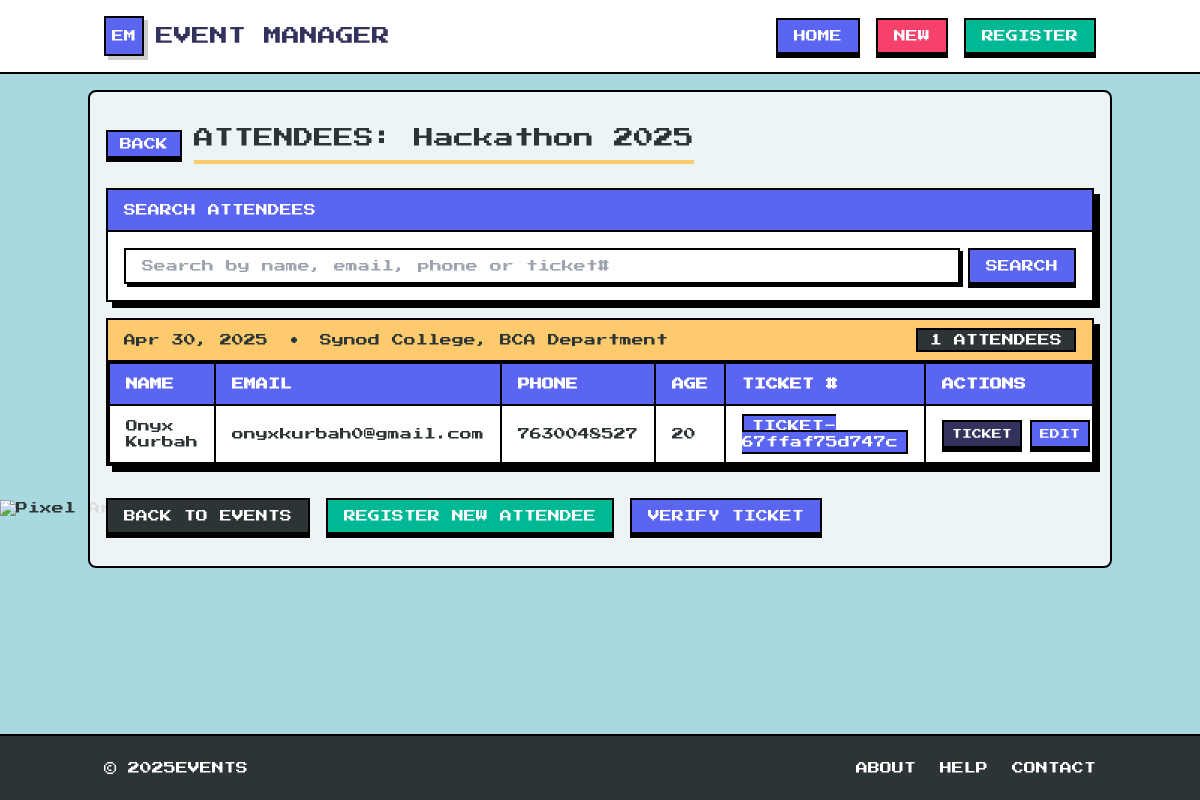
/view_attendees.php?event_id=17, run on the app's committed database.
### tables this page shows
CREATE TABLE `events` (
  `event_id` int(11) NOT NULL,
  `event_name` varchar(255) NOT NULL,
  `event_description` text DEFAULT NULL,
  `event_date` datetime NOT NULL,
  `event_location` varchar(255) NOT NULL,
  `ticket_price` decimal(10,2) NOT NULL,
  `created_at` timestamp NOT NULL DEFAULT current_timestamp()
);

CREATE TABLE `attendees` (
  `attendee_id` int(11) NOT NULL,
  `event_id` int(11) NOT NULL,
  `full_name` varchar(255) NOT NULL,
  `email` varchar(255) NOT NULL,
  `phone` varchar(20) DEFAULT NULL,
  `age` int(11) DEFAULT NULL,
  `ticket_number` varchar(50) NOT NULL,
  `qr_code_url` varchar(255) DEFAULT NULL,
  `registered_at` timestamp NOT NULL DEFAULT current_timestamp()
);

### view_attendees.php (the view, shortened to what this page needs)
<?php
include 'includes/header.php';
include 'db.php';
$event_id = $_GET['event_id'];
$event = $conn->query("SELECT * FROM events WHERE event_id = $event_id")->fetch(PDO::FETCH_ASSOC);
$search = isset($_GET['search']) ? $_GET['search'] : '';
if (!empty($search)) {
    $attendees = $conn->query("SELECT * FROM attendees WHERE event_id = $event_id AND
                              (full_name LIKE '%$search%' OR
                               email LIKE '%$search%' OR
                               phone LIKE '%$search%' OR
                               ticket_number LIKE '%$search%')")->fetchAll(PDO::FETCH_ASSOC);
} else {
    $attendees = $conn->query("SELECT * FROM attendees WHERE event_id = $event_id")->fetchAll(PDO::FETCH_ASSOC);
}
?>
<div class="mb-6 flex items-center">
    <a href="index.php" class="mr-3 pixel-button bg-primary text-white px-3 py-1 border-2 border-black">
        BACK
    </a>
    <h2 class="text-xl text-dark border-b-4 border-warning pb-2">ATTENDEES: <?= $event['event_name'] ?></h2>
</div>
<div class="pixel-card animate-pixel mb-4">
    <div class="bg-primary border-b-2 border-black px-4 py-3">
        <h3 class="text-white">SEARCH ATTENDEES</h3>
    </div>
    <div class="p-4">
        <form method="GET" action="">
            <div class="flex">
                <input type="text" name="search" placeholder="Search by name, email, phone or ticket#"
                       class="w-full px-4 py-2 pixel-input" value="<?= htmlspecialchars($search) ?>">
                <button type="submit" class="ml-2 pixel-button bg-primary text-white px-4 py-2 border-2 border-black">
                    SEARCH
                </button>
            </div>
        </form>
    </div>
</div>
<div class="pixel-card animate-pixel mb-8">
    <div class="bg-warning border-b-2 border-black px-4 py-3">
        <div class="flex flex-wrap items-center justify-between">
            <div>
                <span class="text-dark"><?= date('M j, Y', strtotime($event['event_date'])) ?></span>
                <span class="mx-2">•</span>
                <span class="text-dark"><?= $event['event_location'] ?></span>
            </div>
            <div class="mt-2 sm:mt-0">
                <span class="bg-dark text-white px-3 py-1 border-2 border-black">
                    <?= count($attendees) ?> ATTENDEES
                </span>
            </div>
        </div>
    </div>
    <div class="overflow-x-auto">
        <table class="w-full pixel-table">
            <thead>
                <tr>
                    <th class="px-4 py-3 text-left">NAME</th>
                    <th class="px-4 py-3 text-left">EMAIL</th>
                    <th class="px-4 py-3 text-left">PHONE</th>
                    <th class="px-4 py-3 text-left">AGE</th>
                    <th class="px-4 py-3 text-left">TICKET #</th>
                    <th class="px-4 py-3 text-left">ACTIONS</th>
                </tr>
            </thead>
            <tbody>
                <?php if (count($attendees) > 0): ?>
                    <?php foreach ($attendees as $attendee): ?>
                        <tr>
                            <td class="px-4 py-3"><?= $attendee['full_name'] ?></td>
                            <td class="px-4 py-3"><?= $attendee['email'] ?></td>
                            <td class="px-4 py-3"><?= $attendee['phone'] ?></td>
                            <td class="px-4 py-3"><?= isset($attendee['age']) ? $attendee['age'] : 'N/A' ?></td>
                            <td class="px-4 py-3">
                                <span class="bg-primary text-white px-2 py-1 border-2 border-black"><?= $attendee['ticket_number'] ?></span>
                            </td>
                            <td class="px-4 py-3">
                                <div class="flex space-x-2">
                                    <a href="view_ticket.php?attendee_id=<?= $attendee['attendee_id'] ?>"
                                       class="pixel-button bg-secondary text-white px-2 py-1 border-2 border-black text-[10px]">
                                        TICKET
                                    </a>
                                    <a href="edit_attendee.php?attendee_id=<?= $attendee['attendee_id'] ?>"
                                       class="pixel-button bg-primary text-white px-2 py-1 border-2 border-black text-[10px]">
                                        EDIT
                                    </a>
                                </div>
                            </td>
                        </tr>
                    <?php endforeach; ?>
                <?php else: ?>
                    <tr>
                        <td colspan="6" class="px-4 py-3 text-center">NO ATTENDEES REGISTERED YET.</td>
                    </tr>
                <?php endif; ?>
            </tbody>
        </table>
    </div>
</div>
<div class="flex space-x-4">
    <a href="index.php" class="pixel-button bg-dark text-white px-4 py-2 border-2 border-black">
        BACK TO EVENTS
    </a>
    <a href="register_attendee.php?event_id=<?= $event_id ?>" class="pixel-button bg-success text-white px-4 py-2 border-2 border-black">
        REGISTER NEW ATTENDEE
    </a>
    <a href="verify_ticket.php" class="pixel-button bg-primary text-white px-4 py-2 border-2 border-black">
        VERIFY TICKET
    </a>
</div>
<?php include 'includes/footer.php'; ?>

### includes/header.php (style rules this page uses)
* { image-rendering: pixelated; }
body { background-color: #a8d8e0; position: relative; }
.pixel-button { position: relative; display: inline-block; box-shadow: 0 4px 0 0 #000; transition: all 0.1s ease; image-rendering: pixelated; }
.pixel-input { border: 2px solid #000; box-shadow: 3px 3px 0 0 #000; background-color: #fff; transition: all 0.1s ease; }
.pixel-card { border: 2px solid #000; box-shadow: 6px 6px 0 0 #000; background-color: rgba(255, 255, 255, 0.95); }
.pixel-table th, .pixel-table td { border: 2px solid #000; }
.pixel-table th { background-color: #5a65f1; color: #fff; }
.pixel-table tr:nth-child(odd) { background-color: rgba(255, 255, 255, 0.95); }
.animate-pixel { animation: pixelFadeIn 0.3s steps(5) forwards; }

### data on the page
events: event_name "Hackathon 2025", event_date "Apr 30, 2025", event_location "Synod College, BCA Department"
attendees: full_name "Onyx Kurbah", email "onyxkurbah0@gmail.com", phone "7630048527", age "20", ticket_number "TICKET-67ffaf75d747c"

### other printed values
count($attendees) "1"
